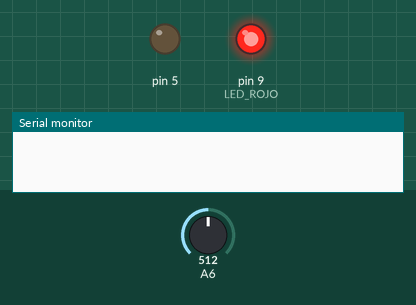
Simulated run of this sketch. Board: Arduino Nano, built with avr-gcc and run on an emulated ATmega328P. On the bench: output pins drawn as LEDs (lit = HIGH), the last lines printed to the serial monitor. The test bench sets the inputs (shaded band); at power-on: A6 = 512.

Above: at 0.1 s.
At 0.6 s:
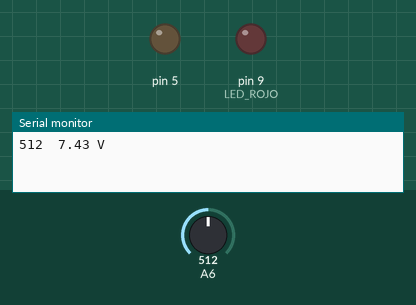
Timing chart, 0 to 2.1 s (numbered marks = the images above):
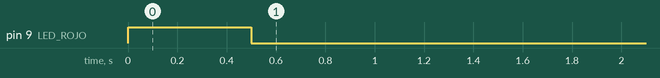

The sketch:

medir_alim.ino
```cpp
#define SSID "nodoA2"   // acá el nombre de la red wifi
const char CONSTANTE[3] = "A2";
#define PASS "pepepepe" // esta es la contraseña para la misma
#define SD_CS             10        // alias del pin conectado a CS de la SD
#define LED_ROJO          9
#define PULSADOR          2
#define BATA1             7
#define BATA2             6


void setup() {
  analogReference(DEFAULT);   //TIENE QUE SER LA PRIMERA INSTRUCCIÓN POR CUESTIONES INTERNAS DEL MICRO
  Serial.begin(115200);
  pinMode(5, OUTPUT);
  pinMode(A6, INPUT);
  pinMode(A7, INPUT);
  digitalWrite(5,LOW);
  pinMode(PULSADOR,INPUT_PULLUP );
  pinMode(LED_ROJO, OUTPUT);
  // prender 2 segs el led rojo
  digitalWrite(LED_ROJO,HIGH);
  delay(500);
  digitalWrite(LED_ROJO,LOW);
}

void loop() {
  float valorV = 0;
  unsigned int val1 = 0;
  val1 = analogRead(6);
  //valorV = ((val1 * 14.56)/1023);
    valorV = ((val1 * 11.8)/813);
  Serial.print(val1);
  Serial.print("  ");
  Serial.print(valorV,2);
  Serial.println(F(" V"));
  delay(2000);
}
```
